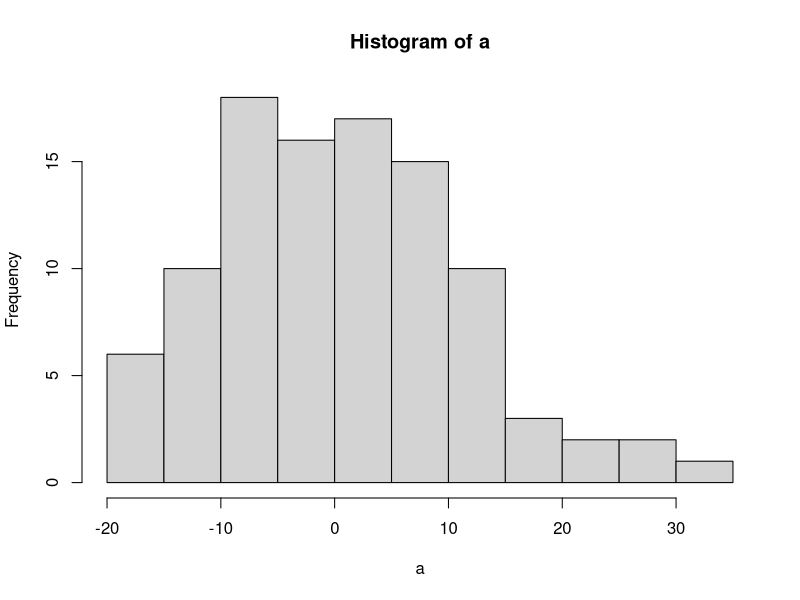

Here is the R script that generated this plot:
1+2
6+13
(5+7)/2
#co to jest xd
34%%6
x<-42
y<-
  5
x
y
y<-c(5,8,14,91,3,36,14,30)
z<-x+y
z
y+6
y
y[5]
y[1:3]
#zad 2
a<-15
a
b<-c(4,7,10,15,24)
b
b<-b/2
b
c<-c(4.6,8,10.1,9)
d<-c(7.9,2.1,8,12.5)
d
d[c(1,3,5)]
suma_cd <- c+d
dc <- d/c
is.logical(d%%3)
c[c(4)]
d[c(3:5)]
#zad 3
zmienna_numeric <-42

zmienna_character<-"data science"

zmienna_logical <-FALSE

class(zmienna_numeric)

zmienna_numeric_int<-as.integer(zmienna_numeric)

class(zmienna_numeric_int)

napiwki_vector<-c(140,50,20,120,240)

dni_vector<-c("Poniedizlek","Wtorek","Środa","Czwartek","Piątek")

names(napiwki_vector)<-dni_vector

napiwki_vector

napiwki_wt_czw <- napiwki_vector[c(2,4)]

mean(napiwki_vector)

sd(napiwki_vector) #standart divition - odchylenie standardowe

napiwki_vector>100

sum(napiwki_vector>100)

x3<-c(5,8,NA,91,3,NA,14,30,100)

sum(x3)
mean(x3)

mean(x3,na.rm=TRUE)

mean(x3)

#zad 4

lista_obecnosci<-c(25,30,16,20,15,21,12)

lista_obecnosci[c(1,5)]

class(lista_obecnosci)

zmienna_numeric<-as.integer(zmienna_numeric)

class(zmienna_numeric)

dni_tyg<-c("Poniedizlek","Wtorek","Środa","Czwartek","Piątek","Sobota","Niedziela")

names(lista_obecnosci)<-dni_tyg

lista_obecnosci

dni_tyg[lista_obecnosci == min(lista_obecnosci)]

dni_tyg[lista_obecnosci == max(lista_obecnosci)]

ile_dni<-sum(lista_obecnosci>=20)

ile_dni

liczebnosc_grup<-c(25,30,18,20,15,21,15)

dni_tyg[lista_obecnosci==liczebnosc_grup]

dni_tyg[lista_obecnosci<liczebnosc_grup/2]

wynik<-sum(lista_obecnosci>15)

wynik

#zad 5 !!!

seq(1:30) 
seq(30:1)
seq(from=0, to=1, by=0.25)
seq(from=20, to=5, length.out=10)
a<-rnorm(100,mean=0,sd=10)
a
hist(a)
a<-4
a
rep(1:4, 5) 

m1 <-matrix(1:9,ncol=3) 
m1
m2<-matrix(1:9, nrow=3) 
m2
m3<-matrix(1:9, nrow=3, byrow=TRUE)
m3
help(seq)
